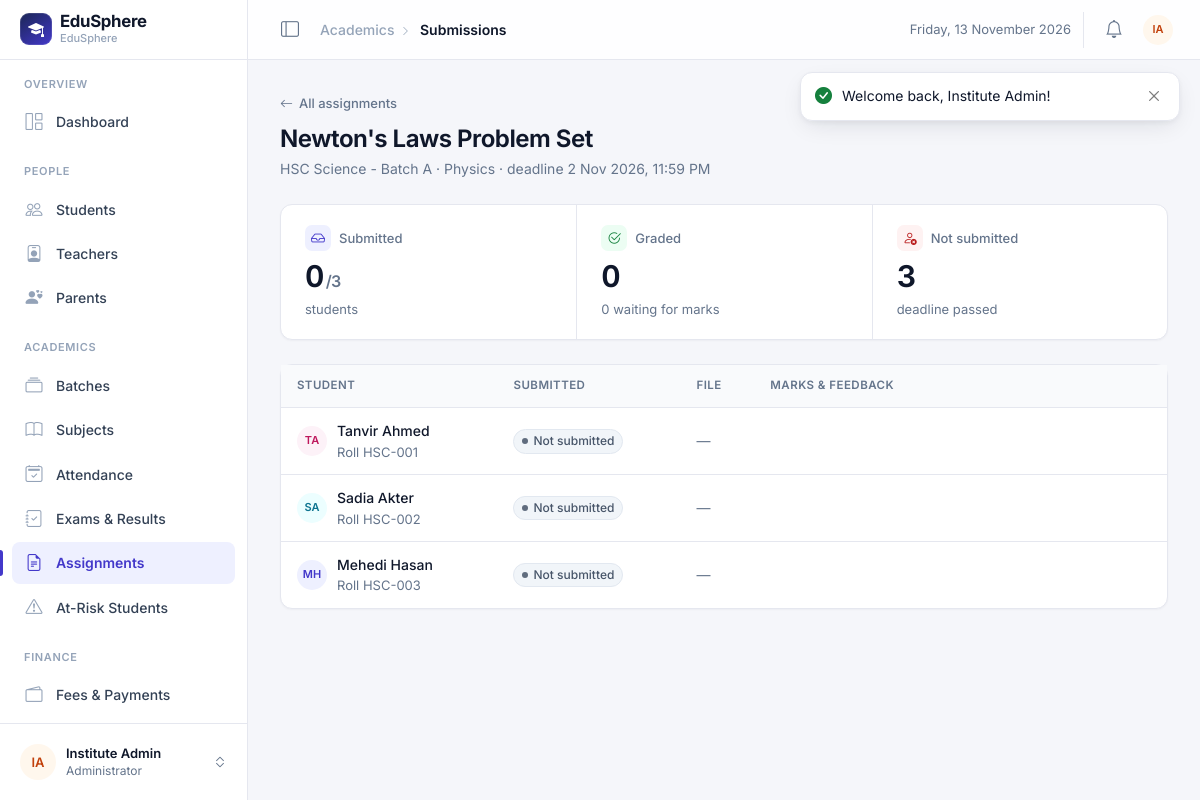
The app's page /assignments/submissions.php?id=1 (signed in) with its own data.
### tables this page shows
CREATE TABLE assignments (
    id          INT AUTO_INCREMENT PRIMARY KEY,
    subject_id  INT NOT NULL,
    teacher_id  INT NOT NULL,
    title       VARCHAR(150) NOT NULL,
    description TEXT NULL,
    file_path   VARCHAR(255) NULL,
    deadline    DATETIME NOT NULL,
    created_at  DATETIME NOT NULL DEFAULT CURRENT_TIMESTAMP,
    FOREIGN KEY (subject_id) REFERENCES subjects(id) ON DELETE CASCADE,
    FOREIGN KEY (teacher_id) REFERENCES teachers(id) ON DELETE CASCADE
);

CREATE TABLE students (
    id             INT AUTO_INCREMENT PRIMARY KEY,
    user_id        INT NOT NULL UNIQUE,
    batch_id       INT NULL,
    roll_no        VARCHAR(20) NOT NULL,
    dob            DATE NULL,
    gender         ENUM('Male','Female','Other') NULL,
    phone          VARCHAR(20) NULL,
    address        VARCHAR(255) NULL,
    guardian_name  VARCHAR(100) NULL,
    photo          VARCHAR(255) NULL,
    admission_date DATE NULL,
    FOREIGN KEY (user_id)  REFERENCES users(id)   ON DELETE CASCADE,
    FOREIGN KEY (batch_id) REFERENCES batches(id) ON DELETE SET NULL
);

CREATE TABLE users (
    id              INT AUTO_INCREMENT PRIMARY KEY,
    name            VARCHAR(100) NOT NULL,
    username        VARCHAR(50)  NOT NULL UNIQUE,
    email           VARCHAR(100) NOT NULL UNIQUE,
    password        VARCHAR(255) NOT NULL,               
    role            ENUM('admin','teacher','student','parent') NOT NULL,
    status          ENUM('active','inactive') NOT NULL DEFAULT 'active',
    failed_attempts INT NOT NULL DEFAULT 0,
    locked_until    DATETIME NULL,
    reset_token     VARCHAR(64) NULL,
    reset_expires   DATETIME NULL,
    created_at      DATETIME NOT NULL DEFAULT CURRENT_TIMESTAMP
);

### assignments/submissions.php (the view, shortened to what this page needs)
<?php
require_once __DIR__ . '/../includes/functions.php';
$id = get_int('id', (int)post('id'));
$st = $pdo->prepare('SELECT a.*, s.name AS subject, s.batch_id, b.name AS batch FROM assignments a JOIN subjects s ON s.id = a.subject_id JOIN batches b ON b.id = s.batch_id WHERE a.id = ?');
$st->execute([$id]);
$a = $st->fetch();
$st = $pdo->prepare(
    "SELECT s.id AS student_id, s.roll_no, u.name, sb.id, sb.submitted_at, sb.marks, sb.feedback
       FROM students s JOIN users u ON u.id = s.user_id
       LEFT JOIN submissions sb ON sb.student_id = s.id AND sb.assignment_id = ?
      WHERE s.batch_id = ? AND u.status = 'active'
      ORDER BY s.roll_no"
);
$st->execute([$id, $a['batch_id']]);
$rows = $st->fetchAll();
require __DIR__ . '/../includes/header.php';
$submitted = count(array_filter($rows, fn($r) => $r['id']));
$graded_n  = count(array_filter($rows, fn($r) => $r['id'] && $r['marks'] !== null));
?>
<?php page_head($a['title'], e($a['batch']) . ' · ' . e($a['subject']) . ' · deadline ' . date('j M Y, g:i A', strtotime($a['deadline'])), '', ['All assignments', 'assignments/index.php']); ?>
<section class="kpi-strip cols-3" aria-label="Submission summary">
    <div class="kpi"><div class="kpi-label"><span class="kpi-icon is-primary"><i class="bi bi-inbox"></i></span> Submitted</div>
        <div class="kpi-value"><?= $submitted ?><span class="unit">/<?= count($rows) ?></span></div><div class="kpi-meta">students</div></div>
    <div class="kpi"><div class="kpi-label"><span class="kpi-icon is-success"><i class="bi bi-check2-circle"></i></span> Graded</div>
        <div class="kpi-value"><?= $graded_n ?></div><div class="kpi-meta"><?= $submitted - $graded_n ?> waiting for marks</div></div>
    <div class="kpi"><div class="kpi-label"><span class="kpi-icon is-danger"><i class="bi bi-person-x"></i></span> Not submitted</div>
        <div class="kpi-value"><?= count($rows) - $submitted ?></div><div class="kpi-meta"><?= $a['deadline'] < now() ? 'deadline passed' : 'deadline not reached' ?></div></div>
</section>
<div class="card">
    <div class="table-responsive">
        <table class="table table-stack">
            <thead><tr><th>Student</th><th>Submitted</th><th>File</th><th style="min-width:320px">Marks &amp; feedback</th></tr></thead>
            <tbody>
            <?php foreach ($rows as $r): ?>
                <tr>
                    <td><div class="person"><?= avatar($r['name'], null, 'sm') ?><div class="min-w-0"><div class="person-name"><?= e($r['name']) ?></div><div class="person-sub">Roll <?= e($r['roll_no']) ?></div></div></div></td>
                    <td data-label="Submitted">
                        <?php if ($r['id']): ?>
                            <span class="text-nowrap"><?= date('j M, g:i A', strtotime($r['submitted_at'])) ?></span>
                            <?php if ($r['submitted_at'] > $a['deadline']): ?><span class="badge text-bg-warning ms-1">Late</span><?php endif; ?>
                        <?php else: ?><span class="badge dot text-bg-secondary">Not submitted</span><?php endif; ?>
                    </td>
                    <td data-label="File"><?php if ($r['id']): ?><a href="<?= url('download.php?type=submission&id=' . $r['id']) ?>" class="btn btn-sm btn-light"><i class="bi bi-download"></i> Open</a><?php else: ?><span class="text-muted">—</span><?php endif; ?></td>
                    <td data-label="Grade">
                    </td>
                </tr>
            <?php endforeach; ?>
            </tbody>
        </table>
    </div>
</div>
<?php require __DIR__ . '/../includes/footer.php'; ?>

### includes/functions.php (shortened to what this page needs)
<?php
function e($value): string
{
    return htmlspecialchars((string)($value ?? ''), ENT_QUOTES, 'UTF-8');
}
function url(string $path = ''): string
{
    return BASE_URL . '/' . ltrim($path, '/');
}
function show_flash(): void
{
    $icons = ['success' => 'check-circle-fill', 'danger' => 'exclamation-octagon-fill',
              'warning' => 'exclamation-triangle-fill', 'info' => 'info-circle-fill'];
    echo '<div class="toast-stack" aria-live="polite">';
    foreach ($_SESSION['flash'] as $f) {
        $type = isset($icons[$f['type']]) ? $f['type'] : 'info';
        echo '<div class="es-toast is-' . $type . '" role="' . ($type === 'danger' ? 'alert' : 'status') . '" data-autohide="'
            . (in_array($type, ['success', 'info'], true) ? '1' : '0') . '">'
            . '<i class="bi bi-' . $icons[$type] . '"></i>'
            . '<div class="es-toast-msg">' . e($f['msg']) . '</div>'
            . '<button type="button" class="btn-close" aria-label="Close"></button></div>';
    }
    echo '</div>';
}
function page_head(string $title, string $sub = '', string $actions = '', ?array $back = null): void
{
    if ($back) {
        echo '<a class="page-back no-print" href="' . url($back[1]) . '"><i class="bi bi-arrow-left"></i> ' . e($back[0]) . '</a>';
    }
    echo '<div class="page-head"><div><h1>' . e($title) . '</h1>';
    if ($sub !== '') echo '<p class="page-sub">' . $sub . '</p>';
    echo '</div>';
    echo '</div>';
}
function initials(string $name): string
{
    $parts = preg_split('/\s+/', trim($name)) ?: [];
    $out = '';
    foreach (array_slice($parts, 0, 2) as $p) {
        $out .= mb_strtoupper(mb_substr($p, 0, 1));
    }
    return $out ?: '?';
}
function avatar(string $name, ?string $photo = null, string $size = ''): string
{
    $cls = 'avatar' . ($size ? ' avatar-' . $size : '');
    $tone = (abs(crc32($name)) % 5) + 1;
    return '<span class="' . $cls . ' tone-' . $tone . '" aria-hidden="true">' . e(initials($name)) . '</span>';
}
function now(): string
{
    return date('Y-m-d H:i:s');
}

### records on screen
assignments: title "Newton's Laws Problem Set"
students: user.name "TA", user.name "Tanvir Ahmed", roll_no "HSC-001"
students: user.name "SA", user.name "Sadia Akter", roll_no "HSC-002"
students: user.name "MH", user.name "Mehedi Hasan", roll_no "HSC-003"

### other values on screen
$f['msg'] "Welcome back, Institute Admin!"
APP_NAME "EduSphere"
INSTITUTE_NAME "EduSphere"
$group "OVERVIEW"
$label "Dashboard"
$group "PEOPLE"
$label "Students"
$label "Teachers"
$label "Parents"
$group "ACADEMICS"
$label "Batches"
$label "Subjects"
$label "Attendance"
$label "Exams & Results"
$label "Assignments"
